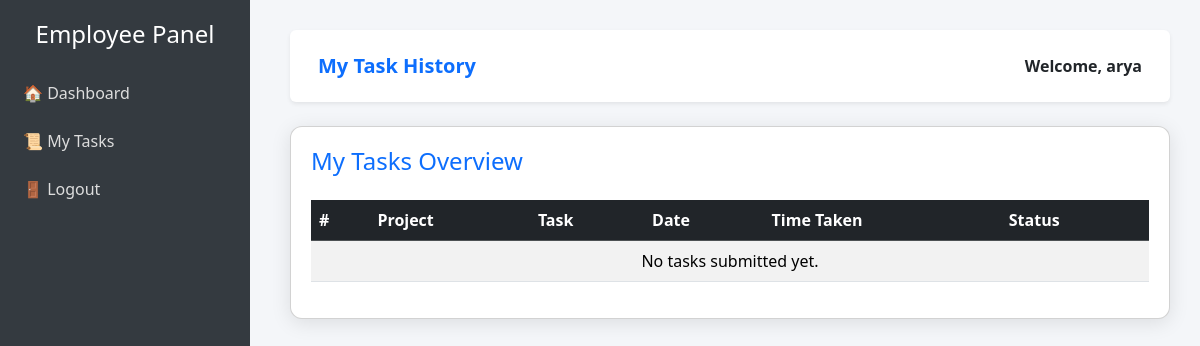
The page /employee_task_history/ (signed in) on the database as committed earlier.
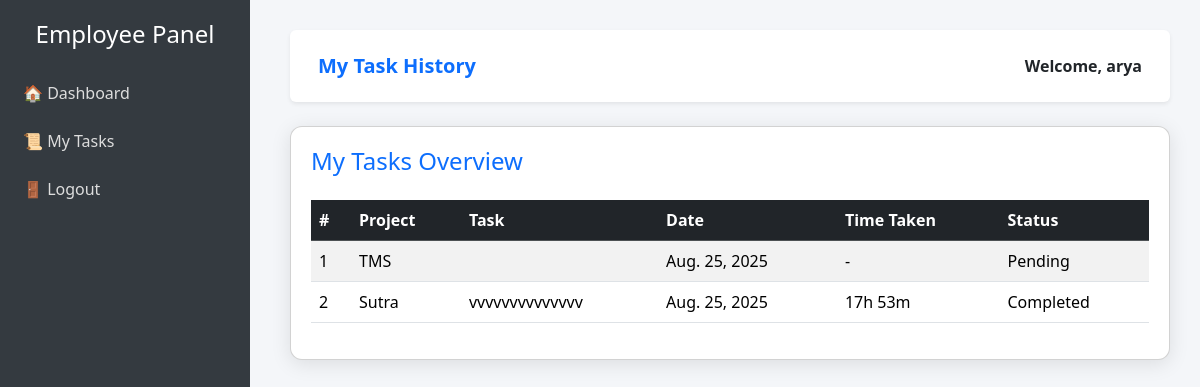
The same page on the database as committed later.
### standup/models.py (models this page shows, shortened)
class DailyUpdates(models.Model):
    user = models.ForeignKey(User, on_delete=models.CASCADE)
    project = models.ForeignKey(Project, on_delete=models.CASCADE)
    task_description = models.TextField()
    task_date = models.DateField(default=timezone.localdate)
    time_taken = models.DurationField(null=True,blank=True)
    status = models.CharField(
    max_length=20,
    choices=[('completed','Completed'),('pending','Pending')],
    default='pending'
    )

class Project(models.Model):
    name =  models.CharField(max_length=100,unique=True)
    description = models.TextField()
    lead = models.ForeignKey(User, on_delete=models.CASCADE, related_name="leading_projects", limit_choices_to={'role': 'lead'})

### standup/views.py (the view)
# urls.py: path('employee_task_history/',employee_task_history,name='employee_task_history'),
@login_required(login_url='login')
def employee_task_history(request):
    tasks = DailyUpdates.objects.filter(user=request.user).order_by('-task_date')
    for task in tasks:
        if task.time_taken:
            total_seconds = task.time_taken.total_seconds()
            hours = int(total_seconds // 3600)
            minutes = int((total_seconds % 3600) // 60)
            task.time_taken_str = f"{hours}h {minutes}m"
        else:
            task.time_taken_str = "-"
    return render(request, 'emptaskhistory.html', {'tasks': tasks})

### standup/templates/emptaskhistory.html (shortened to what this page needs)
<!DOCTYPE html>
<html lang="en">
<head>
  <link href="https://cdn.jsdelivr.net/npm/bootstrap@5.3.2/dist/css/bootstrap.min.css" rel="stylesheet">
</head>
<body>
<div class="sidebar">
  <h4>Employee Panel</h4>
  <a href="{% url 'employee_dashboard' %}">🏠 Dashboard</a>
  <a href="{% url 'employee_task_history' %}">📜 My Tasks</a>
  <a href="{% url 'logout_view' %}">🚪 Logout</a>
</div>
<div class="content">
  <nav class="navbar navbar-light bg-white shadow-sm mb-4 p-3 rounded">
    <div class="container d-flex justify-content-between align-items-center">
      <a class="navbar-brand">My Task History</a>
      <span class="fw-bold">Welcome, {{ request.user.username }}</span>
    </div>
  </nav>
  <div class="card">
    <h4 class="mb-4 text-primary">My Tasks Overview</h4>
    <div class="table-responsive">
      <table class="table table-striped table-hover align-middle">
        <thead class="table-dark">
          <tr>
            <th>#</th>
            <th>Project</th>
            <th>Task</th>
            <th>Date</th>
            <th>Time Taken</th>
            <th>Status</th>
          </tr>
        </thead>
        <tbody>
          {% for task in tasks %}
          <tr>
            <td>{{ forloop.counter }}</td>
            <td>{{ task.project.name }}</td>
            <td>{{ task.task_description }}</td>
            <td>{{ task.task_date }}</td>
            <td>{{ task.time_taken_str }}</td>
            <td class="status-{{ task.status }}">{{ task.status|capfirst }}</td>
          </tr>
          {% empty %}
          <tr>
            <td colspan="6" class="text-center">No tasks submitted yet.</td>
          </tr>
          {% endfor %}
        </tbody>
      </table>
    </div>
  </div>
</div>
</body>
</html>

Rows that differ between the two databases and show on the page:
added DailyUpdates: project.name "TMS", task_date "Aug. 25, 2025", time_taken_str "-", status "Pending"
added DailyUpdates: project.name "Sutra", task_description "vvvvvvvvvvvvvv", task_date "Aug. 25, 2025", time_taken_str "17h 53m", status "Completed"
Other text that changed with them:
text no longer shown: "No tasks submitted yet."
